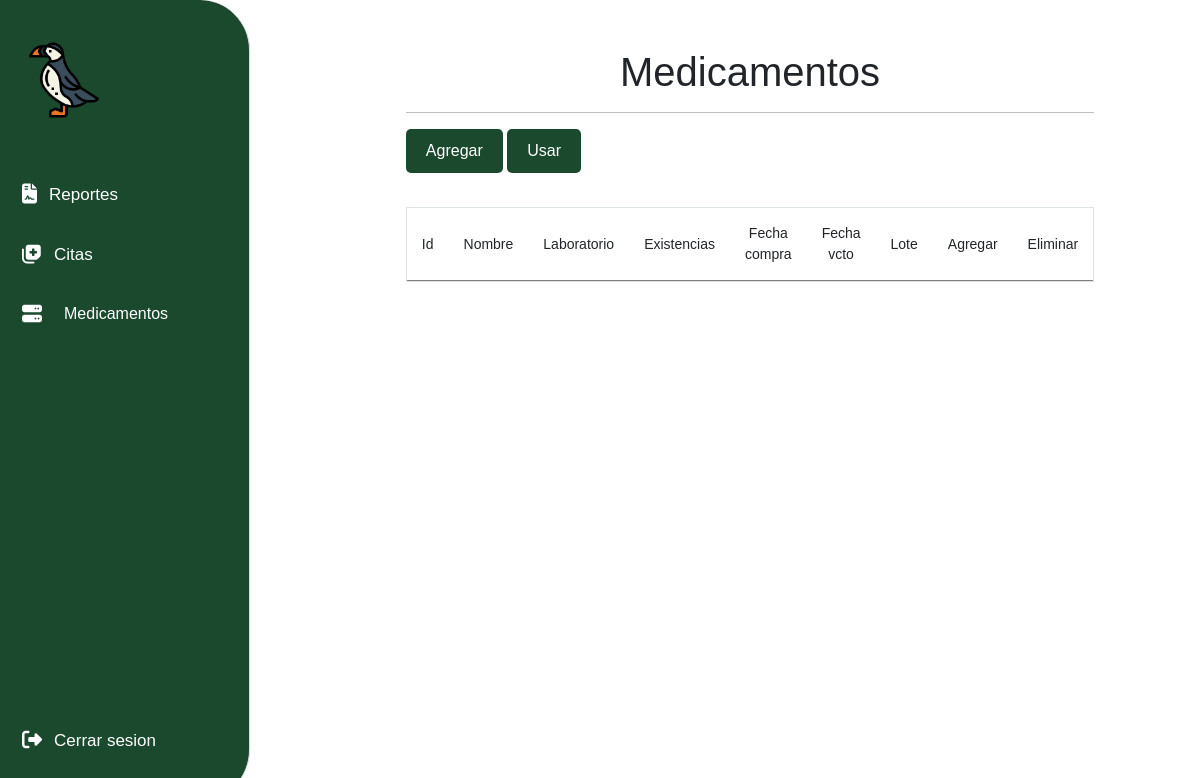
The app's page /medic/medic.php, older data.
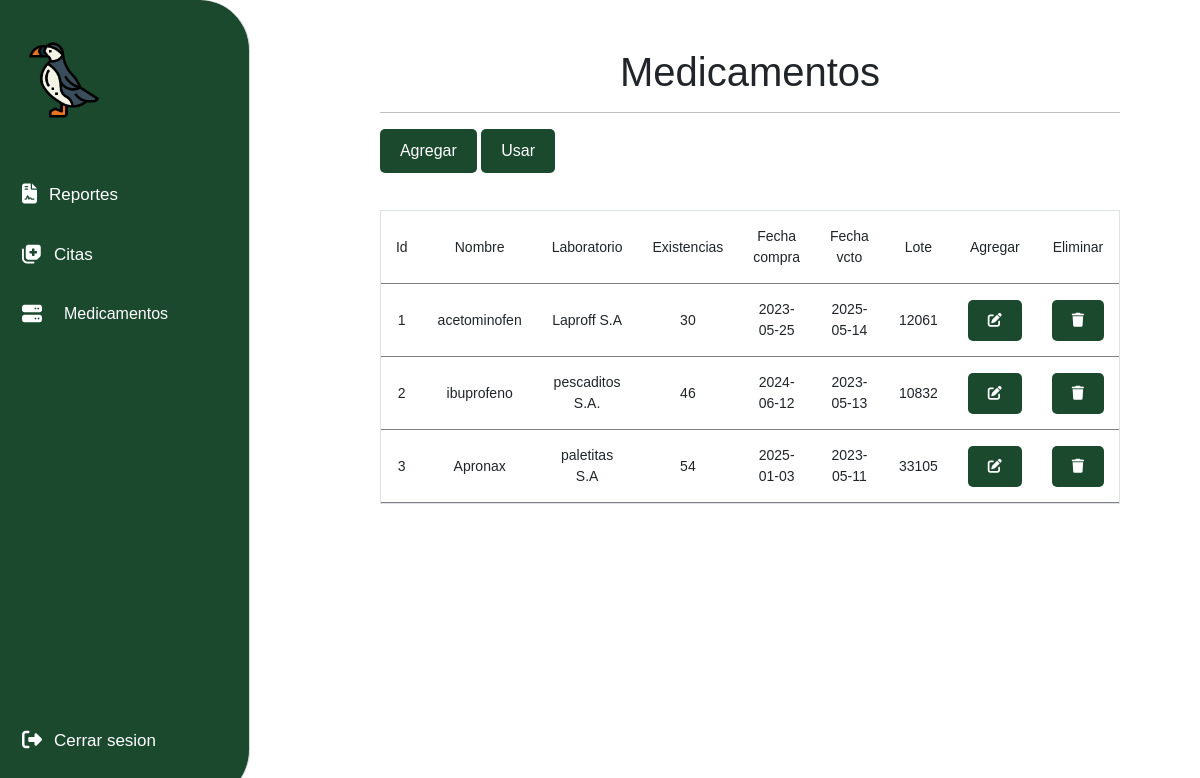
The same page, newer data.
### tables this page shows
CREATE TABLE `medicamentos` (
  `id_medicamento` int(11) NOT NULL,
  `nombre` varchar(60) NOT NULL,
  `laboratorio` varchar(60) NOT NULL,
  `existencias` int(11) NOT NULL,
  `fecha_vencimiento` date NOT NULL,
  `fecha_compra` date NOT NULL,
  `lote` int(12) NOT NULL
);

### medic/medic.php (the view, shortened to what this page needs)
<?php
require ('../includes/conexion.php');
?>
<!DOCTYPE html>
<html lang="es">
<head>
    <link rel="stylesheet" type="text/css" href="../CSS/medic.css">
	  <link href="https://cdn.jsdelivr.net/npm/bootstrap@5.3.0-alpha3/dist/css/bootstrap.min.css" rel="stylesheet">
</head>
<body>
      <aside class="sidebar">
      <header class="sidebar-header">
        <img class="logo-img" src="../images/frailecillo.png"/>
      </header>
      <nav>
        <button type="button" id="reportes_link">
          <span>
            <i class="fa-solid fa-file-contract" style="color: #ffffff;"></i>
            <span>Reportes</span>
          </span>
        </button>
        <button>
          <span>
            <i class="fa-solid fa-notes-medical" style="color: #ffffff;"></i>
            <a href="funciones/citas/citas_pendientes.php"><span>Citas</span></a>
          </span>
        </button>
        <button type="button" id="menu_des">
          <span>
            <i class="fa-solid fa-server" style="color: #ffffff;"></i>
            <span><select id="menu" class="tablas_menu"><option value="option1">Medicamentos</option>
            </select></span>
          </span>
        </button>
        <button>
          <span>
            <i class="fa-solid fa-right-from-bracket"></i>
            <a href="../logout.php"><span>Cerrar sesion</span></a>
          </span>
        </button>
      </nav>
    </aside>
<div id="option1" class="opciones">
<br><br>
<center><h1>Medicamentos</h1></center>
<hr style="border: none; border-top: 1px solid black;">
<button type="button" data-bs-toggle="modal" data-bs-target="#agregar_medicamentos_med" class="boton">Agregar</button>
<button type="button" data-bs-toggle="modal" data-bs-target="#utilizar_medicamentos" class="boton">Usar</button>
<div id="medicamentos">
	<div class="table">
		<table>
			<thead>
			<tr>
				<td>Id</td>
				<td>Nombre</td>
				<td>Laboratorio</td>
				<td>Existencias</td>
				<td>Fecha compra</td>
				<td>Fecha vcto</td>
				<td>Lote</td>
        		<td>Agregar</td>
        		<td>Eliminar</td>
			</tr>
			</thead>
			<tbody>
				<?php
				$sql="SELECT * from medicamentos";
				$result=mysqli_query($conn,$sql);
				while($mostrar=mysqli_fetch_array($result)){
          		$arreglo3 = $mostrar['id_medicamento'].','.$mostrar['nombre'].','.$mostrar['laboratorio'].','.$mostrar['existencias'].','.$mostrar['fecha_vencimiento'].','.$mostrar['fecha_compra'].','.$mostrar['lote'];
				 ?>
				<tr>
					<td><?php echo $mostrar['id_medicamento'] ?></td>
					<td><?php echo $mostrar['nombre'] ?></td>
					<td><?php echo $mostrar['laboratorio'] ?></td>
					<td><?php echo $mostrar['existencias'] ?></td>
          <td><?php echo $mostrar['fecha_vencimiento'] ?></td>
          <td><?php echo $mostrar['fecha_compra'] ?></td>
          <td><?php echo $mostrar['lote'] ?></td>
					<td><button type="button" data-bs-toggle="modal" data-bs-target="#editar_med" class="boton" onclick="editar_med('<?php echo $arreglo3?>')"><i class="fa-solid fa-pen-to-square" style="color: #ffffff;"></i></button></td>
					<td><button type="button" data-bs-toggle="modal" data-bs-target="#eliminar_med" class="boton" onclick="eliminar_med('<?php echo $arreglo3?>')"><i class="fa-solid fa-trash" style="color: #ffffff;"></i></button></td>
				</tr>
				<?php
				}
				 ?>
			</tbody>
		</table>
	</div>
  </div>
</div>
</body>
</html>

Row changes from the older to the newer data that the page shows:
added medicamentos: id_medicamento "1", nombre "acetominofen", laboratorio "Laproff S.A", existencias "30", fecha_vencimiento "2023-05-25", fecha_compra "2025-05-14", lote "12061"
added medicamentos: id_medicamento "2", nombre "ibuprofeno", laboratorio "pescaditos S.A.", existencias "46", fecha_vencimiento "2024-06-12", fecha_compra "2023-05-13", lote "10832"
added medicamentos: id_medicamento "3", nombre "Apronax", laboratorio "paletitas S.A", existencias "54", fecha_vencimiento "2025-01-03", fecha_compra "2023-05-11", lote "33105"
